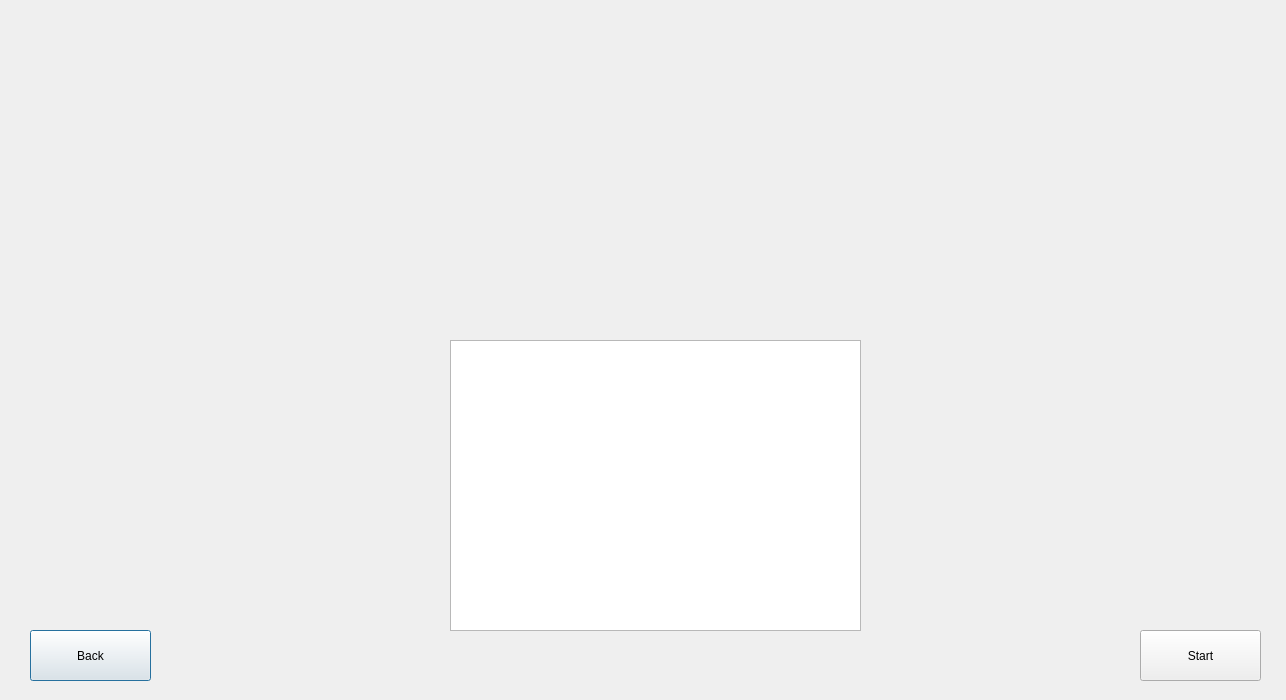
<?xml version="1.0" encoding="UTF-8"?>
<ui version="4.0">
 <class>ComputerVsPersonWindow</class>
 <widget class="QDialog" name="ComputerVsPersonWindow">
  <property name="geometry">
   <rect>
    <x>0</x>
    <y>0</y>
    <width>1286</width>
    <height>700</height>
   </rect>
  </property>
  <property name="windowTitle">
   <string>Dialog</string>
  </property>
  <widget class="QListWidget" name="levelList">
   <property name="geometry">
    <rect>
     <x>450</x>
     <y>340</y>
     <width>411</width>
     <height>291</height>
    </rect>
   </property>
   <property name="font">
    <font>
     <pointsize>15</pointsize>
    </font>
   </property>
  </widget>
  <widget class="QPushButton" name="backButton">
   <property name="geometry">
    <rect>
     <x>30</x>
     <y>630</y>
     <width>121</width>
     <height>51</height>
    </rect>
   </property>
   <property name="text">
    <string>Back</string>
   </property>
  </widget>
  <widget class="QPushButton" name="nextButton">
   <property name="geometry">
    <rect>
     <x>1140</x>
     <y>630</y>
     <width>121</width>
     <height>51</height>
    </rect>
   </property>
   <property name="text">
    <string>Start</string>
   </property>
  </widget>
 </widget>
 <resources/>
 <connections/>
</ui>
